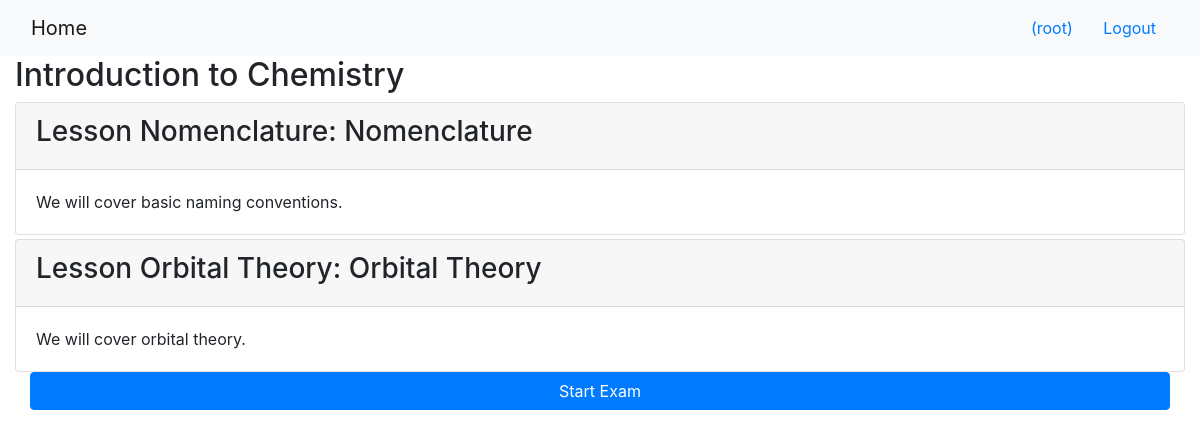
The app's page /onlinecourse/2/ (signed in) with its own data.
### onlinecourse/models.py (models this page shows, shortened)
class Course(models.Model):
    name = models.CharField(null=False, max_length=30, default='online course')
    image = models.ImageField(upload_to='course_images/')
    description = models.CharField(max_length=1000)
    pub_date = models.DateField(null=True)
    instructors = models.ManyToManyField(Instructor)
    users = models.ManyToManyField(settings.AUTH_USER_MODEL, through='Enrollment')
    total_enrollment = models.IntegerField(default=0)
    is_enrolled = False

class Lesson(models.Model):
    title = models.CharField(max_length=200, default="title")
    order = models.IntegerField(default=0)
    course = models.ForeignKey(Course, on_delete=models.CASCADE)
    content = models.TextField()

### onlinecourse/views.py (the view)
# urls.py: path('<int:pk>/', views.CourseDetailView.as_view(), name='course_details'),
class CourseDetailView(generic.DetailView):
    model = Course
    template_name = 'onlinecourse/course_detail_bootstrap.html'

### onlinecourse/templates/onlinecourse/course_detail_bootstrap.html (shortened to what this page needs)
<!DOCTYPE html>
<html lang="en">
<head>
     {% load static %}
    <link rel="stylesheet" href="https://maxcdn.bootstrapcdn.com/bootstrap/4.5.2/css/bootstrap.min.css">
</head>
<body>
    <nav class="navbar navbar-light bg-light">
        <div class="container-fluid">
            <div class="navbar-header">
                  <a class="navbar-brand" href="{% url 'onlinecourse:index' %}">Home</a>
            </div>
            <ul class="nav navbar-nav navbar-right">
                {% if user.is_authenticated %}
                <li>
                    <a class="btn btn-link" href="#">{{ user.first_name }}({{ user.username }})</a>
                    <a class="btn btn-link" href="{% url 'onlinecourse:logout' %}">Logout</a>
                </li>
                {% endif %}
            </ul>
        </div>
    </nav>
    <div class="container-fluid">
        <h2>{{ course.name }}</h2>
        <div class="card-columns-vertical">
            {% for lesson in course.lesson_set.all %}
                <div class="card mt-1">
                    <div class="card-header"><h3>Lesson {{lesson.title}}: {{lesson.title}}</h3></div>
                    <div class="card-body">{{lesson.content}}</div>
                </div>
            {% endfor %}
        </div>
            {% if user.is_authenticated %}
                <div class="container-fluid">
                    <a href="#exam" class="btn btn-primary btn-block" data-toggle="collapse">Start Exam</a>
                </div>
            {% endif %}
    </div>
</body>
</html>

### records on screen
Course: name "Introduction to Chemistry"
Lesson: title "Nomenclature", content "We will cover basic naming conventions."
Lesson: title "Orbital Theory", content "We will cover orbital theory."

### other values on screen
{{ user.username }} "root"
